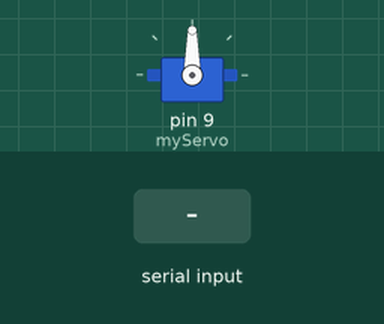
Recording of a sketch running on a simulated Arduino Uno, built with avr-gcc and run on an emulated ATmega328P. On the bench: servo. The inputs (shaded band) are chosen by the test bench.

Above: at 4.2 s.
4.3 s: "90,45\n" received over Serial
At 5.6 s:
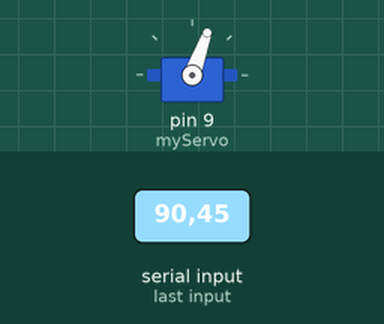
6.8 s: "5\n" received over Serial
At 8.5 s:
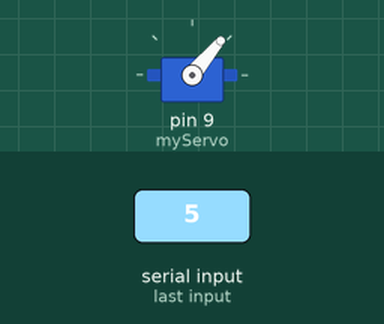
9.3 s: "90,45\n" received over Serial
At 10.6 s:
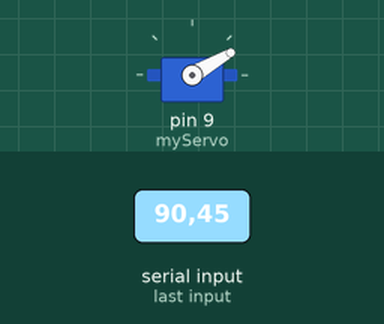
Timing chart, 0 to 12.3 s (numbered marks = the images above; inputs shaded):
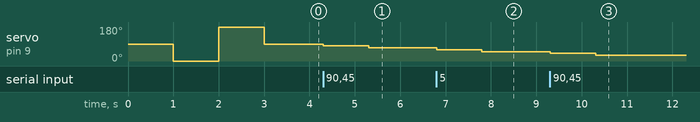

Measured:
- after the input at 4.3 s, servo on pin 9 (myServo): 90° → 80° at once, → 70° 1.0 s later
- after the input at 6.8 s, servo on pin 9 (myServo): 70° → 60° at once, → 50° 1.0 s later
- after the input at 9.3 s, servo on pin 9 (myServo): 50° → 40° at once, → 30° 1.0 s later

The sketch:

main.ino
```cpp
#include <Servo.h>

Servo myServo;

int pos = 90;
int recived = 0;

void setup() {
  Serial.begin(9600);
  myServo.attach(9);

  delay(1000);
  myServo.write(0);
  delay(1000);
  myServo.write(180);
  delay(1000);
  myServo.write(90);
}

void loop() {
  if (Serial.available() > 0){
    recived = Serial.parseInt();
    if (recived > 90){
      pos += 10;
    }
    else if (recived < 90){
      pos -= 10;
    }
  }

  if (pos < 10){
    pos = 10;
  }
  else if (pos > 170){
    pos = 170;
  }
  myServo.write(pos);
}
```
